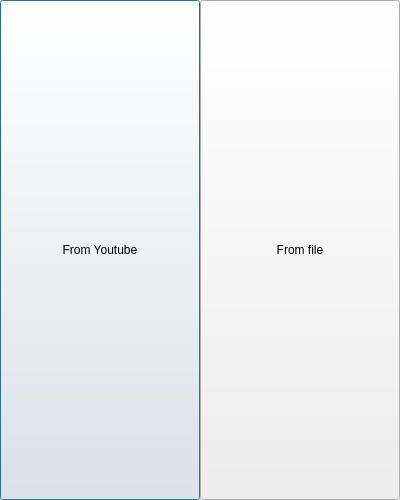
<?xml version="1.0" encoding="UTF-8"?>
<ui version="4.0">
 <class>Dialog</class>
 <widget class="QDialog" name="Dialog">
  <property name="enabled">
   <bool>true</bool>
  </property>
  <property name="geometry">
   <rect>
    <x>0</x>
    <y>0</y>
    <width>400</width>
    <height>500</height>
   </rect>
  </property>
  <property name="minimumSize">
   <size>
    <width>400</width>
    <height>500</height>
   </size>
  </property>
  <property name="maximumSize">
   <size>
    <width>400</width>
    <height>500</height>
   </size>
  </property>
  <property name="windowTitle">
   <string>Dialog</string>
  </property>
  <widget class="QPushButton" name="youtube_button">
   <property name="geometry">
    <rect>
     <x>0</x>
     <y>0</y>
     <width>200</width>
     <height>500</height>
    </rect>
   </property>
   <property name="minimumSize">
    <size>
     <width>200</width>
     <height>500</height>
    </size>
   </property>
   <property name="maximumSize">
    <size>
     <width>200</width>
     <height>500</height>
    </size>
   </property>
   <property name="text">
    <string>From Youtube</string>
   </property>
  </widget>
  <widget class="QPushButton" name="file_button">
   <property name="geometry">
    <rect>
     <x>200</x>
     <y>0</y>
     <width>200</width>
     <height>500</height>
    </rect>
   </property>
   <property name="minimumSize">
    <size>
     <width>200</width>
     <height>500</height>
    </size>
   </property>
   <property name="maximumSize">
    <size>
     <width>200</width>
     <height>500</height>
    </size>
   </property>
   <property name="text">
    <string>From file</string>
   </property>
  </widget>
 </widget>
 <resources/>
 <connections/>
</ui>
